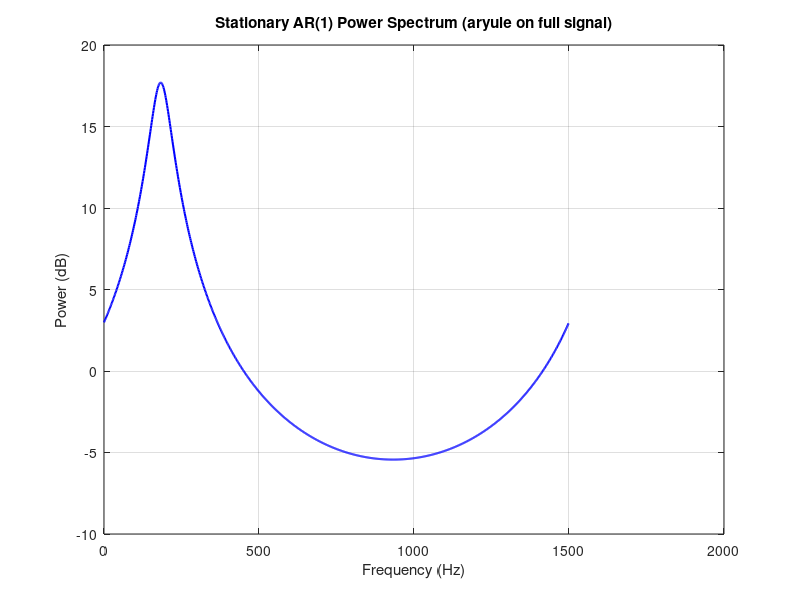
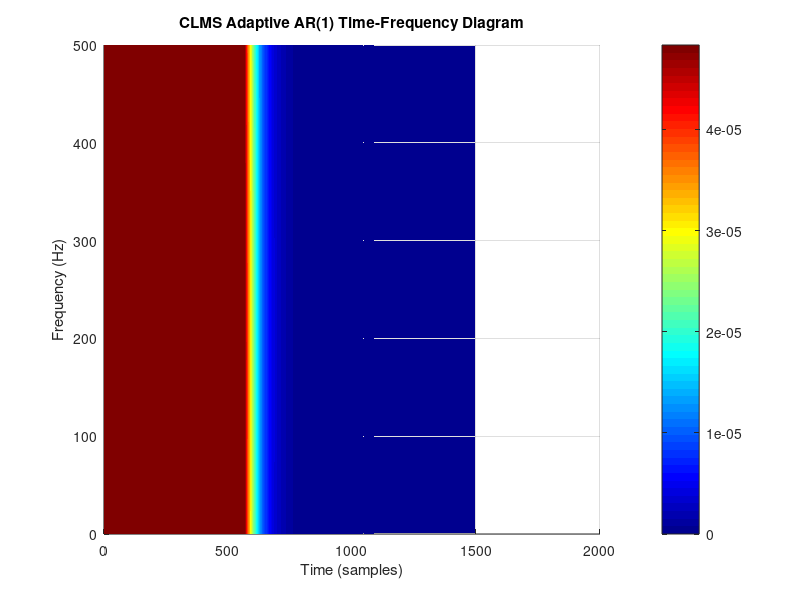

Source code (MATLAB) for these figures, in order:
%% ASPMI Part 3.2 – Adaptive AR Model Based Time-Frequency Estimation
% This script covers:
%   (a) FM signal generation; stationary AR(1) spectrum (aryule)
%   (b) CLMS-based online AR(1) coefficient estimation → time-frequency diagram

clc; clear; close all;

%% =========================================================
%% FM signal generation
%% =========================================================
% Instantaneous frequency:
%   f(n) = 100,                       1   <= n <= 500
%   f(n) = 100 + (n-500)/2,         501  <= n <= 1000
%   f(n) = 100 + ((n-1000)/25)^2,  1001 <= n <= 1500
%
% Phase: phi(n) = cumsum(f(n))   (discrete integral)
% Signal: y(n) = exp(j * 2*pi/fs * phi(n)) + noise

fs      = 1500;   % Nominal sampling frequency (samples / unit)
N_total = 1500;   % Total number of samples
sigma2_eta = 0.05; % Noise variance

% Build instantaneous frequency vector
n1  = 1:500;
n2  = 501:1000;
n3  = 1001:1500;

f_vec = [100 * ones(1, 500), ...
         100 + (n2 - 500) / 2, ...
         100 + ((n3 - 1000) / 25).^2];

% Phase = discrete integral of frequency (use cumsum)
phi = cumsum(f_vec);

% Complex FM signal
noise = sqrt(sigma2_eta/2) * (randn(1, N_total) + 1j*randn(1, N_total));
y     = exp(1j * 2*pi/fs * phi) + noise;

%% =========================================================
%% (a) Stationary AR(1) model using aryule
%% =========================================================
% Fit a single AR(1) model to the ENTIRE signal (treating it as stationary).
% This will miss the time-varying frequency content.

ar_order = 1;
a_yule   = aryule(y, ar_order);   % Returns [1, -a1_hat] for AR(1)

fprintf('=== Part (a): Stationary AR(1) coefficient ===\n');
fprintf('Estimated AR(1) coefficient: a_hat = %.4f + %.4fj\n', ...
    real(-a_yule(2)), imag(-a_yule(2)));
fprintf('Expected to be an average over the time-varying true coefficient.\n\n');

% Compute and plot the power spectrum of the stationary AR model
N_fft = 1024;
[h_ar, w_ar] = freqz(1, a_yule, N_fft);   % Frequency response of AR filter
P_ar         = abs(h_ar).^2;               % Power spectrum = |H(omega)|^2

figure;
plot(w_ar/(2*pi)*fs, 10*log10(P_ar + eps), 'b', 'LineWidth', 1.5);
xlabel('Frequency (Hz)');
ylabel('Power (dB)');
title('Stationary AR(1) Power Spectrum (aryule on full signal)');
grid on;
fprintf('Note: The stationary AR spectrum shows a blurred average frequency.\n');
fprintf('It does NOT capture the linear chirp or quadratic FM in Equation (37).\n\n');

%% =========================================================
%% (b) CLMS-based adaptive AR(1) → time-frequency diagram
%% =========================================================
% At each time step n, estimate the AR(1) coefficient a_hat(n) with CLMS,
% then compute the power spectrum using freqz with a_hat(n).
% This yields a time-varying (adaptive) spectral estimate.

mu_clms = 0.01;    % CLMS step size
N_fft   = 1024;    % Frequency bins for spectrum at each time step

% Storage matrix: H(k, n) = power at frequency bin k at time n
H = zeros(N_fft, N_total);

a_hat = 0 + 0j;   % AR(1) coefficient estimate, initialised to 0

for n = 2:N_total
    % ---- CLMS update for AR(1) ----
    % Input:  x(n)  = [y(n-1)]  (AR(1) has one lag)
    % Desired: y(n)
    y_pred  = a_hat * y(n-1);          % One-step prediction
    e       = y(n) - y_pred;           % Complex prediction error
    % CLMS: h(n+1) = h(n) + mu * e*(n) * x(n)
    a_hat   = a_hat + mu_clms * conj(e) * y(n-1);

    % ---- Compute power spectrum with current a_hat ----
    % freqz(1, [1; -a_hat*], N) gives the AR(1) frequency response
    [h_n, ~] = freqz(1, [1; -conj(a_hat)], N_fft);
    H(:, n)  = abs(h_n).^2;
end

% Remove outliers (cap large values) so the colour scale is informative
medianH = 50 * median(median(H));
H(H > medianH) = medianH;

% Frequency axis (0 to fs Hz)
[~, w_n] = freqz(1, [1; 0], N_fft);
freq_axis = w_n / (2*pi) * fs;

% Time axis
time_axis = 1:N_total;

% Plot time-frequency diagram
figure;
surf(time_axis, freq_axis, H, 'EdgeColor', 'none');
view(2);                    % 2D colour heat-map view
colormap jet;
colorbar;
xlabel('Time (samples)');
ylabel('Frequency (Hz)');
title('CLMS Adaptive AR(1) Time-Frequency Diagram');
ylim([0 500]);              % Zoom to relevant frequency range

fprintf('=== Part (b): CLMS time-frequency estimation ===\n');
fprintf('The time-frequency diagram shows the instantaneous frequency track:\n');
fprintf('  n=1..500  : constant ~100 Hz\n');
fprintf('  n=501..1000: linearly increasing (chirp)\n');
fprintf('  n=1001..1500: quadratically increasing\n');
fprintf('This is in contrast to the blurred stationary AR(1) spectrum in part (a).\n');
